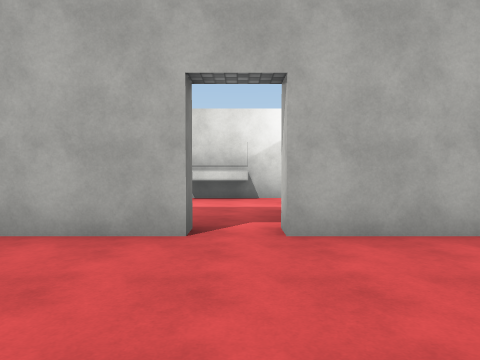
[1] (above)

24 first-person views from a walk through a Unity game level. The camera is 1.5 m above the floor, tilts 2° down and sees 70° across. Doors are open. The floor is counted in squares, 2 m on a side. Each view is taken from the middle of a square. On the plan, view 1 faces up. The plan holds only what a view shows up to about 11 squares ahead; the rest is blank. The player character is not drawn. Surface patterns are stand-ins for the level's own textures.

[2]
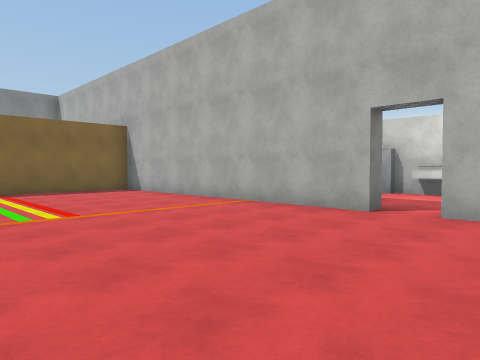

[3]
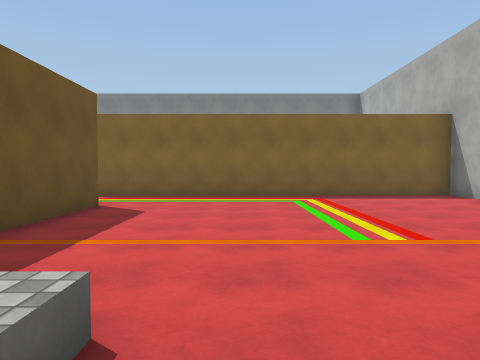

[4]
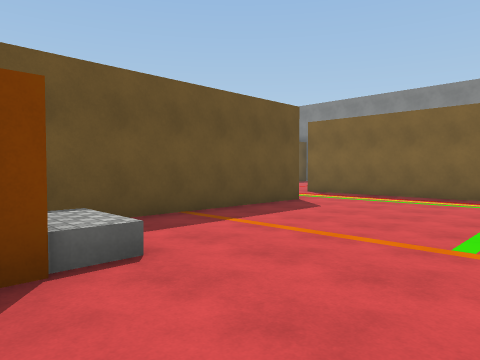

[5]
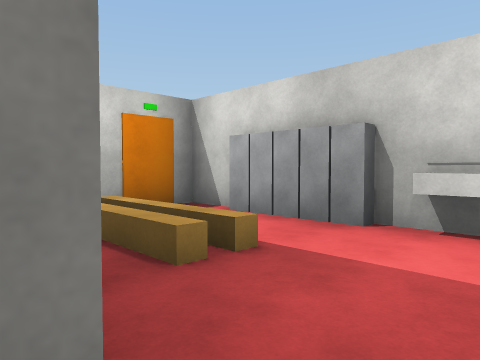

[6]
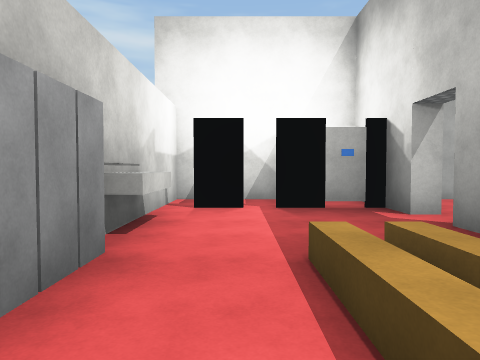

[7]
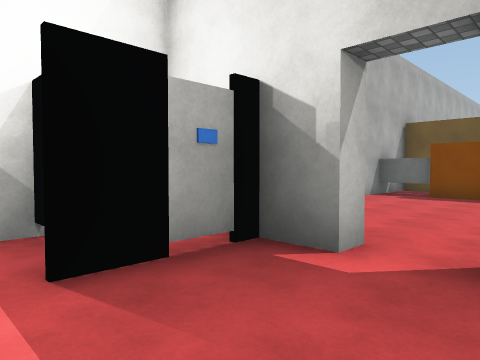

[8]
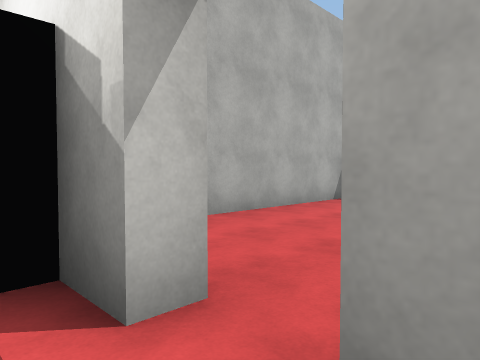

[9]
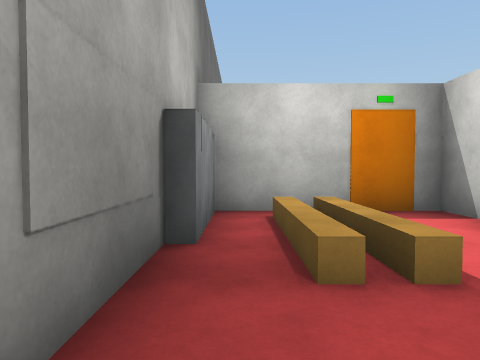

[10]
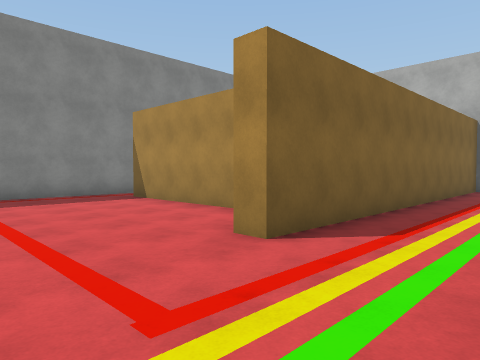

[11]
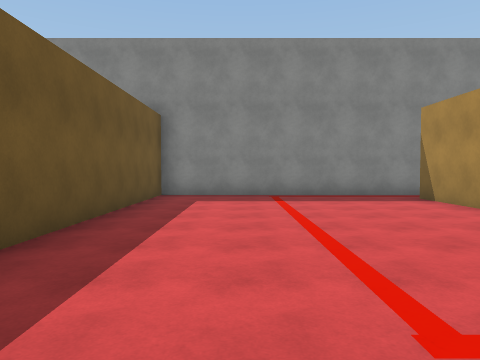

[12]
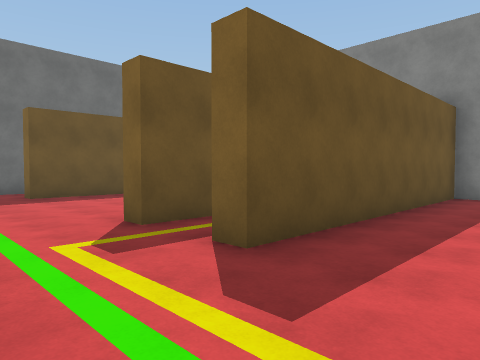

[13]
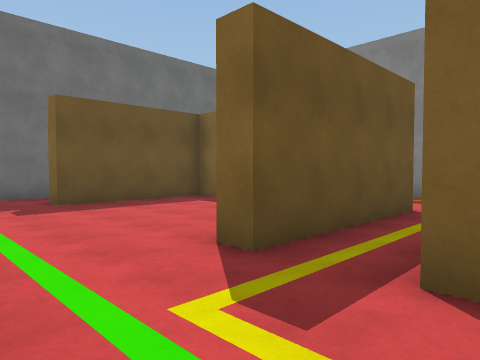

[14]
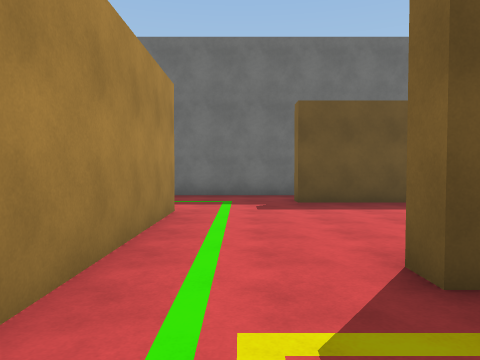

[15]
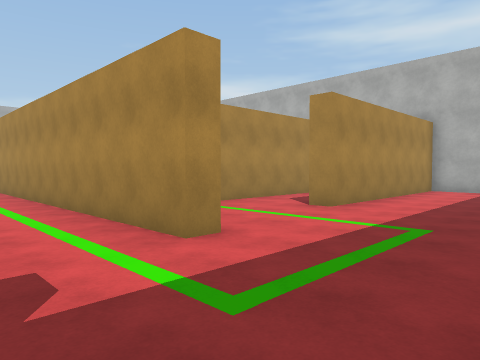

[16]
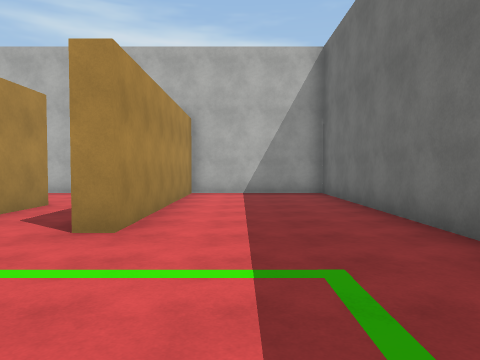

[17]
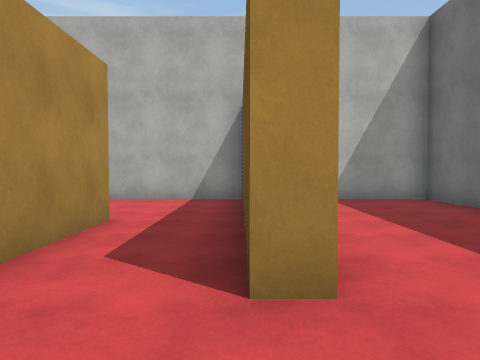

[18]
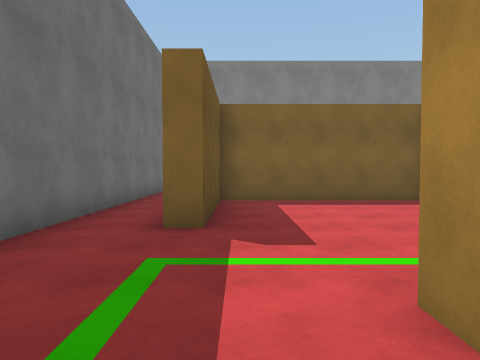

[19]
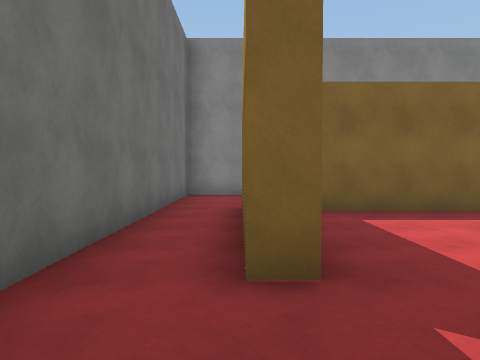

[20]
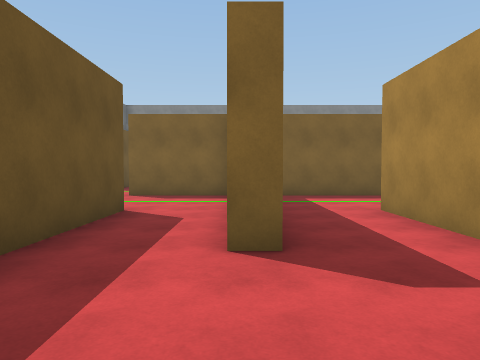

[21]
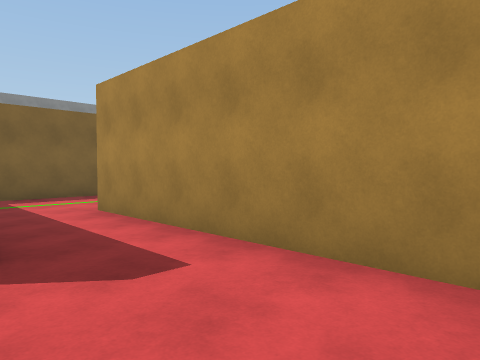

[22]
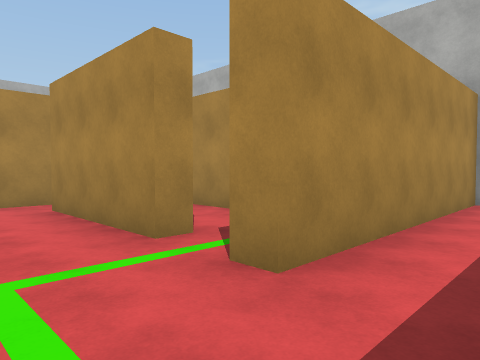

[23]
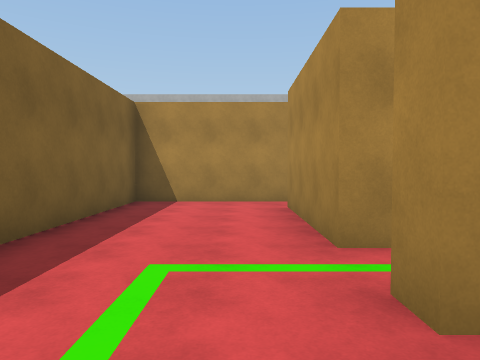

[24]
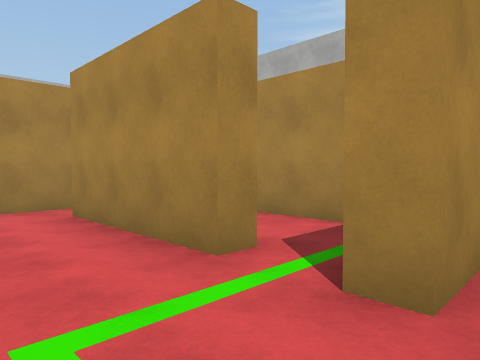

### Floor plan
Points are (right, up) in squares from view 1. A wall is a line through its corners. A room is listed if a view was taken in it or the views show most of it. See-through windows are left out.
Room 1 (views 1, 2, 3, 4)
walls: (-1.5, -2.7) (1.8, -2.7); (-0.6, 3.8) (-9.3, 3.8) (-9.3, -6.3); (1.8, -2.9) (3.2, -2.9); (-6.9, -4.8) (-1.2, -4.8); (2.8, 3.8) (0.5, 3.8); (3.2, -3.5) (3.2, 2.2)
ways out: opening at (0, 4) to room 2; open door at (-1, 3.5) to room 2; opening at (-7.5, -5.5) to room 3
Room 2 (views 5, 6, 7, 8, 9)
walls: (-3.5, 4.2) (-0.6, 4.2) (-0.6, 3.8); (0.5, 3.8) (0.5, 4.2) (1.5, 4.2); (1.5, 6.9) (1.5, 7.9); (-4.8, 8.5) (-6, 8.5) (-6, 4.6) (-3.2, 4.6); (3.2, 5.8) (3.2, 7); (3.2, 8.5) (-2, 8.5) (-2, 8.2) (-4.5, 8.2)
low walls: (-2.1, 6.1) (-5.2, 6.1); (-2.1, 5.5) (-4.4, 5.5); (-3.4, 5.8) (-2.1, 5.8); (-4.2, 6.4) (-2.1, 6.4)
ways out: opening at (0, 4) to room 1; open door at (-1, 3.5) to room 1; open door at (1.5, 7.5)
objects: other object (-1, 8) to (0, 8); other object (2, 5) to (2, 6)
Room 3 (views 10, 11, 12, 13, 14, 15, 16, 18, 19)
walls: (-6.3, -17) (-6.8, -17) (-6.8, -7.8); (-12.9, -13.8) (-12.9, -18.5) (-9.3, -18.5) (-9.3, -19) (-11.4, -19); (-13.5, -13.1) (-9.3, -13.1) (-9.3, -13.6); (-9.3, -6.3) (-9.9, -6.3); (-3.5, -20.5) (3.2, -20.5) (3.2, -16.6) (-3.1, -16.6); (-13.4, -20.5) (-6.1, -20.5); (-11.5, -4.6) (-15.5, -4.6); (-16.6, -3.9) (-16.6, -11.2) (-9.3, -11.2) (-9.3, -11.8)
ways out: opening at (-7.5, -5.5) to room 1; opening at (-4.5, -16) to room 4; opening at (-16, -4); opening at (-13, -20)
Room 4 (views 17, 20, 21, 22, 23, 24)
walls: (-0.1, -13.5) (-0.1, -14.1) (-3.8, -14.1); (-3.1, -16.6) (-3.1, -16.1) (1.1, -16.1); (3.2, -16.1) (3.2, -11.5) (-3.1, -11.5) (-3.1, -10.9); (-6.3, -14.3) (-6.3, -17); (-6.3, -10.4) (-6.3, -12.9)
ways out: opening at (-4.5, -16) to room 3; opening at (-4.5, -11) to room 5
Room 5 (no view inside)
walls: (-3.1, -9.8) (-3.1, -6.4); (-3.6, -5.3) (-6.3, -5.3) (-6.3, -10.4)
ways out: opening at (-4.5, -11) to room 4; opening at (-3, -10); opening at (-3, -6)

Positions as (right, up) in squares from view 1, and headings:
1: (0, 0), facing up
2: (2, -2), facing up-left
3: (0, -2), facing left
4: (0, 0), facing down-left
5: (0, 4), facing up-left
6: (-5, 7), facing right
7: (-1, 7), facing down-right
8: (-1, 5), facing down-right
9: (0, 5), facing left
10: (-7, -9), facing up-left
11: (-7, -9), facing left
12: (-7, -9), facing down-left
13: (-7, -11), facing down-left
14: (-8, -11), facing down
15: (-9, -20), facing up-right
16: (-7, -18), facing right
17: (-5, -16), facing right
18: (-5, -18), facing left
19: (-7, -19), facing left
20: (3, -14), facing left
21: (3, -14), facing up-left
22: (-5, -13), facing up-right
23: (-4, -13), facing up
24: (-5, -12), facing up-right
